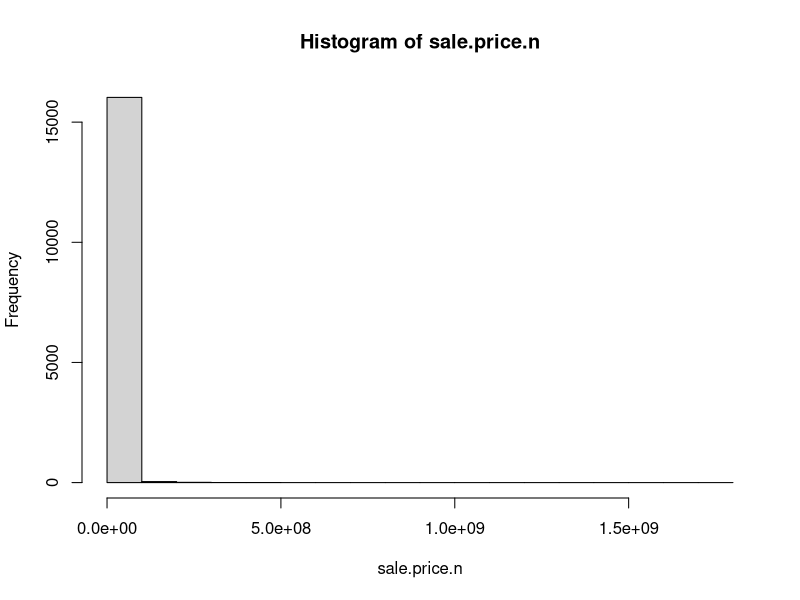
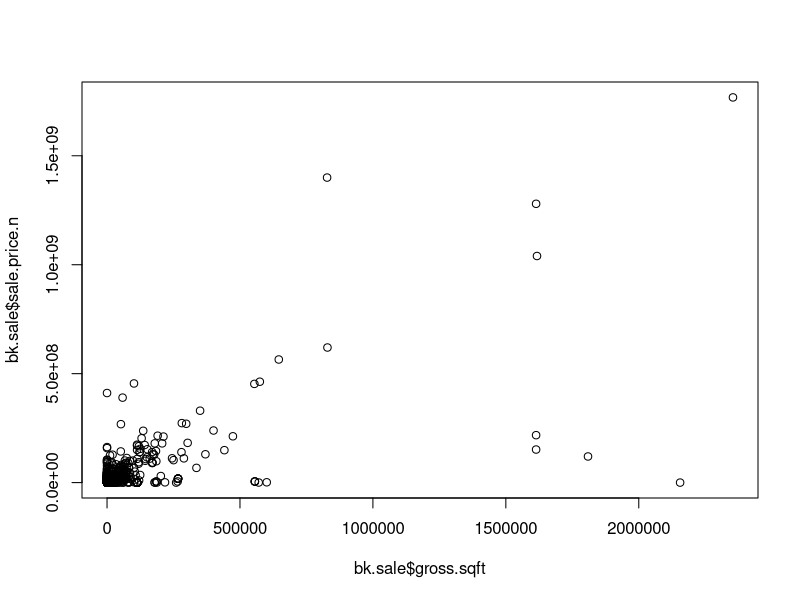
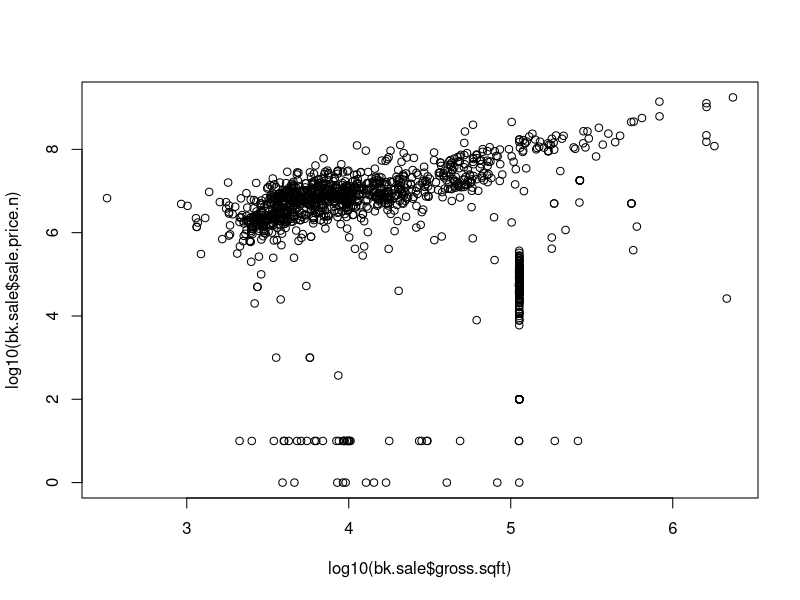
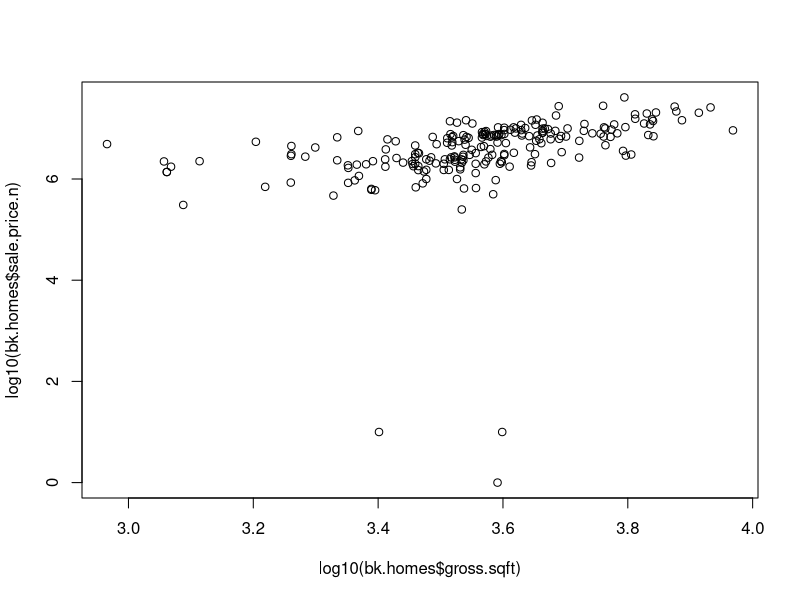
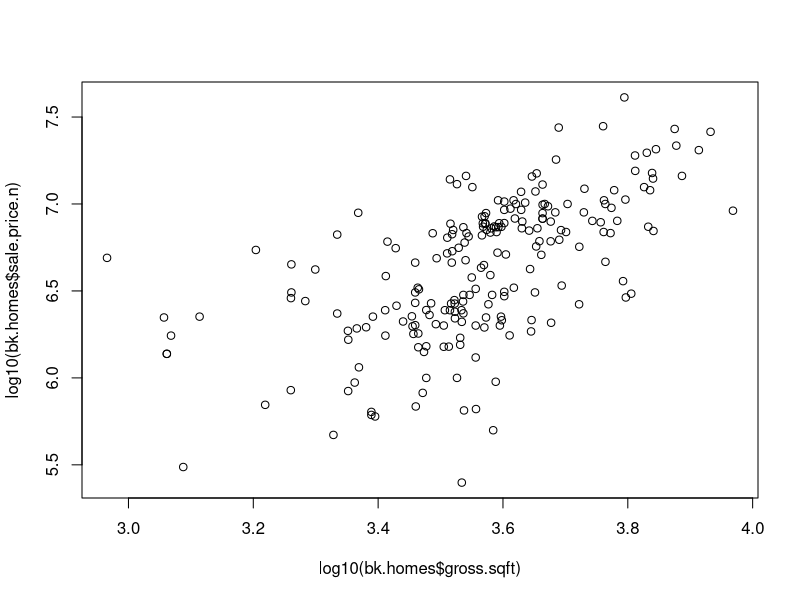

The R script that drew these images, in order:
# Author: Benjamin Reddy
# Taken from pages 49-50 of O'Neil and Schutt

#require(gdata)
#require(plyr) #Added by Monnie McGee
#install the gdata and plyr packages and load in to R.
library(plyr)
library(gdata)
setwd("./data")



# So, save the file as a csv and use read.csv instead
bk <- read.csv("rollingsales_manhattan.csv",skip=4,header=TRUE)

## Check the data
head(bk)
summary(bk)
str(bk) # Very handy function!

## clean/format the data with regular expressions
## More on these later. For now, know that the
## pattern "[^[:digit:]]" refers to members of the variable name that
## start with digits. We use the gsub command to replace them with a blank space.
# We create a new variable that is a "clean' version of sale.price.
# And sale.price.n is numeric, not a factor.
bk$SALE.PRICE.N <- as.numeric(gsub("[^[:digit:]]","", bk$SALE.PRICE))
count(is.na(bk$SALE.PRICE.N))

names(bk) <- tolower(names(bk)) # make all variable names lower case
## Get rid of leading digits
bk$gross.sqft <- as.numeric(gsub("[^[:digit:]]","", bk$gross.square.feet))
bk$land.sqft <- as.numeric(gsub("[^[:digit:]]","", bk$land.square.feet))
bk$year.built <- as.numeric(as.character(bk$year.built))

## do a bit of exploration to make sure there's not anything
## weird going on with sale prices
attach(bk)
hist(sale.price.n) 
detach(bk)

## keep only the actual sales

bk.sale <- bk[bk$sale.price.n!=0,]
plot(bk.sale$gross.sqft,bk.sale$sale.price.n)
plot(log10(bk.sale$gross.sqft),log10(bk.sale$sale.price.n))

## for now, let's look at 1-, 2-, and 3-family homes
bk.homes <- bk.sale[which(grepl("FAMILY",bk.sale$building.class.category)),]
dim(bk.homes)
plot(log10(bk.homes$gross.sqft),log10(bk.homes$sale.price.n))
summary(bk.homes[which(bk.homes$sale.price.n<100000),])


## remove outliers that seem like they weren't actual sales
bk.homes$outliers <- (log10(bk.homes$sale.price.n) <=5) + 0
bk.homes <- bk.homes[which(bk.homes$outliers==0),]

plot(log10(bk.homes$gross.sqft),log10(bk.homes$sale.price.n))
